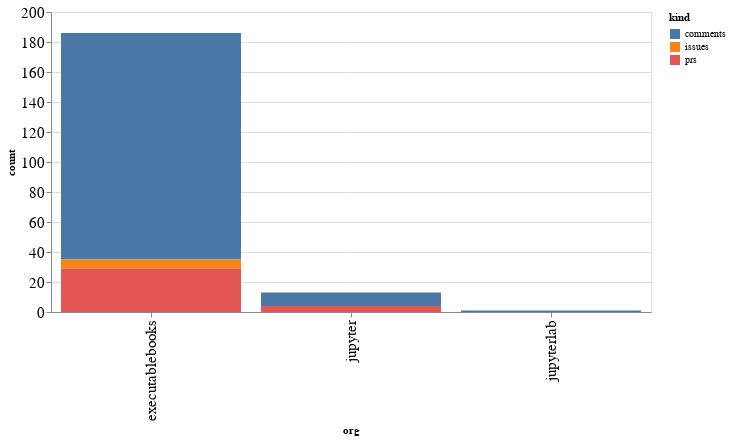

This figure's notebook cell:
### Code cell
alt.Chart(org_summaries, width=600).mark_bar().encode(
    x='org',
    y='count',
    color='kind',
    tooltip="org"
)

### Figure 1 — Vega-Lite specification as saved in the notebook (floating-point values rounded to 4 significant figures)
{"config": {"axisLeft": {"labelFontSize": 15}, "axisBottom": {"labelFontSize": 15}}, "data": {"name": "data-9f174fbea599846309157ffeb1d0bdca"}, "mark": "bar", "encoding": {"color": {"type": "nominal", "field": "kind"}, "tooltip": {"type": "nominal", "field": "org"}, "x": {"type": "nominal", "field": "org"}, "y": {"type": "quantitative", "field": "count"}}, "width": 600, "$schema": "https://vega.github.io/schema/vega-lite/v4.8.1.json", "datasets": {"data-9f174fbea599846309157ffeb1d0bdca": [{"org": "executablebooks", "kind": "comments", "count": 151}, {"org": "executablebooks", "kind": "issues", "count": 6}, {"org": "executablebooks", "kind": "prs", "count": 29}, {"org": "jupyter", "kind": "comments", "count": 9}, {"org": "jupyter", "kind": "prs", "count": 4}, {"org": "jupyterlab", "kind": "comments", "count": 1}]}}
